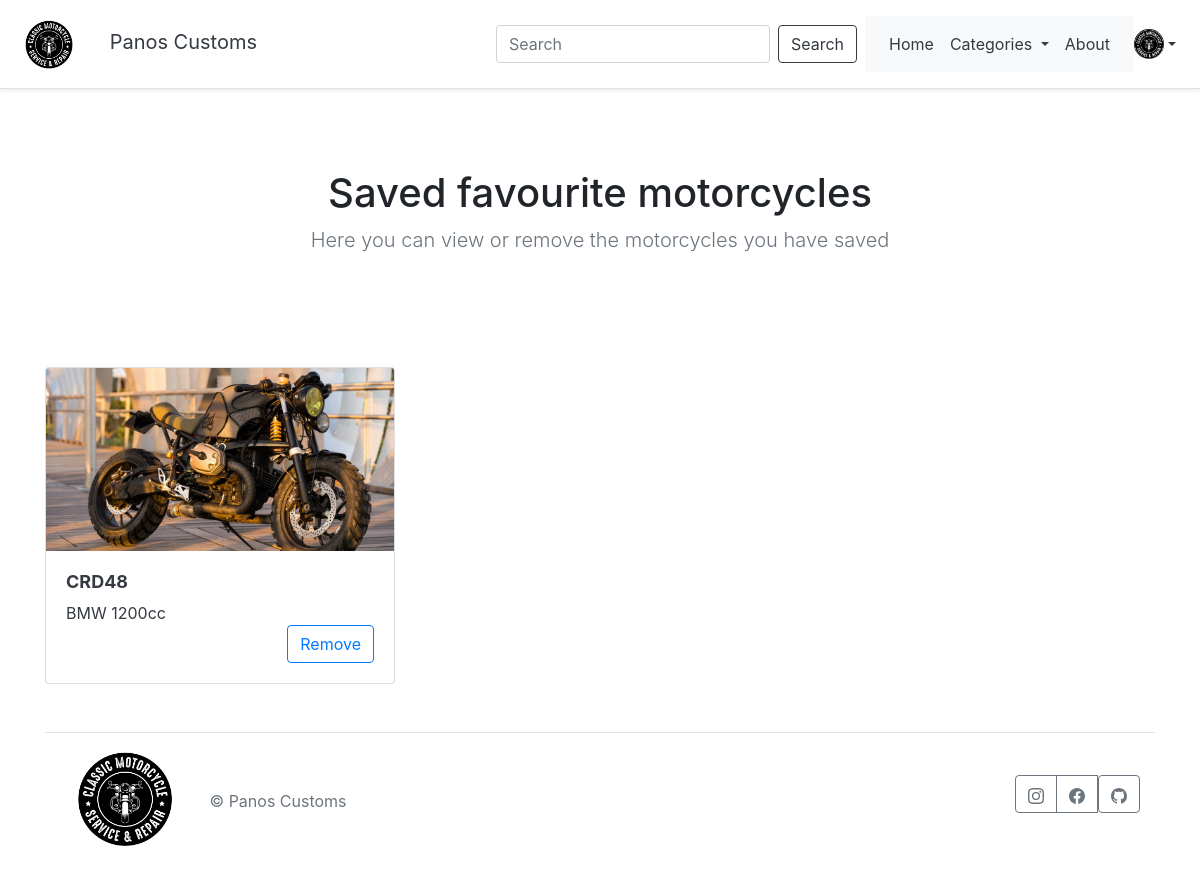
Page /account/profile/favourites/ (signed in) on the committed database.
### accounts/models.py (models this page shows, shortened)
class Profile(models.Model):
    user = models.OneToOneField(User, on_delete=models.CASCADE)
    avatar = models.ImageField(upload_to=user_directory_path, default='users/avatars/logo.png')
    bio = models.TextField(max_length=500, blank=True)

### blog/models.py (models this page shows, shortened)
class Motorcycles(models.Model):
    class NewManager(models.Manager):
        def get_queryset(self):
            return super().get_queryset() .filter(status='published')
    options = (
        ('draft', 'Draft'),
        ('published', 'Published'),
    )
    name = models.CharField(max_length=10)
    company = models.ForeignKey(ProductionCompany, on_delete=models.SET_NULL, null=True, related_name="production_company", blank=True)
    category = models.ForeignKey(Category, on_delete=models.SET_NULL, null=True, related_name="category", blank=True)
    capacity = models.IntegerField(null=True, blank=True)
    sold = models.BooleanField(default=False)
    image = models.ImageField(upload_to=user_directory_path, default='motorcycles/default.jpg')
    slug = models.SlugField(max_length=250, unique_for_date='publish')
    publish = models.DateTimeField(default=timezone.now)
    author = models.ForeignKey(User, on_delete=models.SET_NULL, related_name='blog_posts', null=True)
    content = models.TextField()
    status = models.CharField(max_length=10, choices=options, default='draft')
    favourites = models.ManyToManyField(User, related_name='favourite', default=None, blank=True)
    likes = models.ManyToManyField(User, related_name='like', default=None, blank=True)
    like_count = models.BigIntegerField(default='0')
    objects = models.Manager()  # default manager
    newmanager = NewManager()  # custom manager
    def get_absolute_url(self):
        return reverse('blog:post_single', args=[self.slug])
    class Meta:
        ordering = ('-publish',)

class ProductionCompany(models.Model):
    name = models.CharField(max_length=50)
    def __str__(self):
        return f"{self.name} "

### accounts/views.py (the view)
# urls.py: path('profile/favourites/', views.favourite_list, name='favourite_list'),
@ login_required
def favourite_list(request):
    new = Motorcycles.newmanager.filter(favourites=request.user)
    return render(request,'accounts/favourites.html',{
        'new': new,
        'category' : Category.objects.all()
            })

### accounts/views.py (called while the page is built)
def avatar(request):
    if request.user.is_authenticated:
        user = User.objects.get(username=request.user)
        avatar = Profile.objects.filter(user=user)
        context = {
            "avatar": avatar,
            'category' : Category.objects.all()
        }
        return context
    else:
        return {
            'NotLoggedIn': User.objects.none()
        }

### blog/views.py (called while the page is built)
def category_list(request):
    category_list = Category.objects.exclude(name='default')
    context = {
        "category_list": category_list,
        'category' : Category.objects.all()
    }
    return context

### templates/accounts/favourites.html (shortened to what this page needs)
{% extends "../base/base.html" %}
{% block content %}
{% include "../base/nav-main.html" %}
<div class="container">
    <section class="jumbotron text-center bg-white">
        <div class="container">
            <h1>Saved favourite motorcycles</h1>
            <p class="lead text-muted">Here you can view or remove the motorcycles you have saved</p>
        </div>
    </section>
    <div>
        <div class="row">
            {% for post in new %}
            <div class="col-md-4">
                <a class="text-dark" href="{{post.get_absolute_url}}">
                    <div class="card mb-4 box-shadow">
                        <img class="card-img-top" src="{{post.image.url}}" alt="">
                        <div class="card-body">
                            <h2 style="font-size:18px;font-weight:bold">{{post.name|truncatechars:50}}</h2>
                            <p class="card-text">{{post.company|safe}} {{post.capacity|safe}}cc</p>
                            <div class="d-flex justify-content-between align-items-center">
                                <div id="favourite-section"><a href="{% url 'accounts:favourite_add' post.id %}"
                                        class="btn btn-outline-primary">Remove</a></div>
                            </div>
                        </div>
                    </div>
                </a>
            </div>
            {% endfor %}
        </div>
    </div>
</div>
{% include "base/footer.html" %}
{% endblock %}

### templates/base/nav-main.html (shortened to what this page needs)
{%load static %}
<div class="d-flex flex-column flex-md-row align-items-center p-3 px-md-4 mb-3 bg-white border-bottom shadow-sm sticky-top">
    <h5 class="my-0 mr-md-auto font-weight-normal">
        <a id="logo" href="/">
            <img src="{% static 'PanosCustoms/images/logo.png' %}" alt="company logo" width="50"
                style="margin-right: 30px;">
        </a>
        <a class="text-dark" href="/">Panos Customs</a>
    </h5>
    <form class="form-inline p-2 text-dark" action="/search/" method="get">
        <input class="form-control mr-sm-2" name="q" type="search" placeholder="Search" aria-label="Search" required>
        <button class="btn btn-outline-dark my-2 my-sm-0" type="submit">Search</button>
    </form>
    <nav class="navbar navbar-expand-lg navbar-light bg-light">
        <a class="p-2 text-dark" href="/">Home</a>
        <a class="p-2 text-dark nav-link dropdown-toggle categories" id="navbarDropdown" role="button" data-bs-toggle="dropdown"
            aria-expanded="false">
            Categories
        </a>
        <a class="p-2 text-dark" href="{% url 'blog:about' %}">About</a>
    </nav>
    {% if request.user.is_authenticated %}
    <img class="avatar" src="
    {% for data in avatar %}
    {{ data.avatar.url }}
    {% endfor %}
    ">
    <ul class="navbar-nav" >
        <li class="nav-item dropdown">
            <a class="nav-link dropdown-toggle text-dark" href="#" id="navbarDropdown" role="button"
                data-toggle="dropdown" aria-haspopup="true" aria-expanded="false">
            </a>
        </li>
    </ul>
    {% else %}
    <nav>
        <a class="p-2 text-dark" href="{% url 'accounts:register' %}">Register</a>
        <a class="p-2 text-dark" href="{% url 'login' %}">Login</a>
    </nav>
    {% endif %}
</div>

### templates/base/nav-main.html (style rules this page uses)
.avatar { height: 30px; width: 30px; background-color: #000; border-radius: 50%; display: inline-block; }

### rows in the picture
Profile: avatar (picture)
Motorcycles: image (picture), name "CRD48", company "BMW", capacity "1200"
